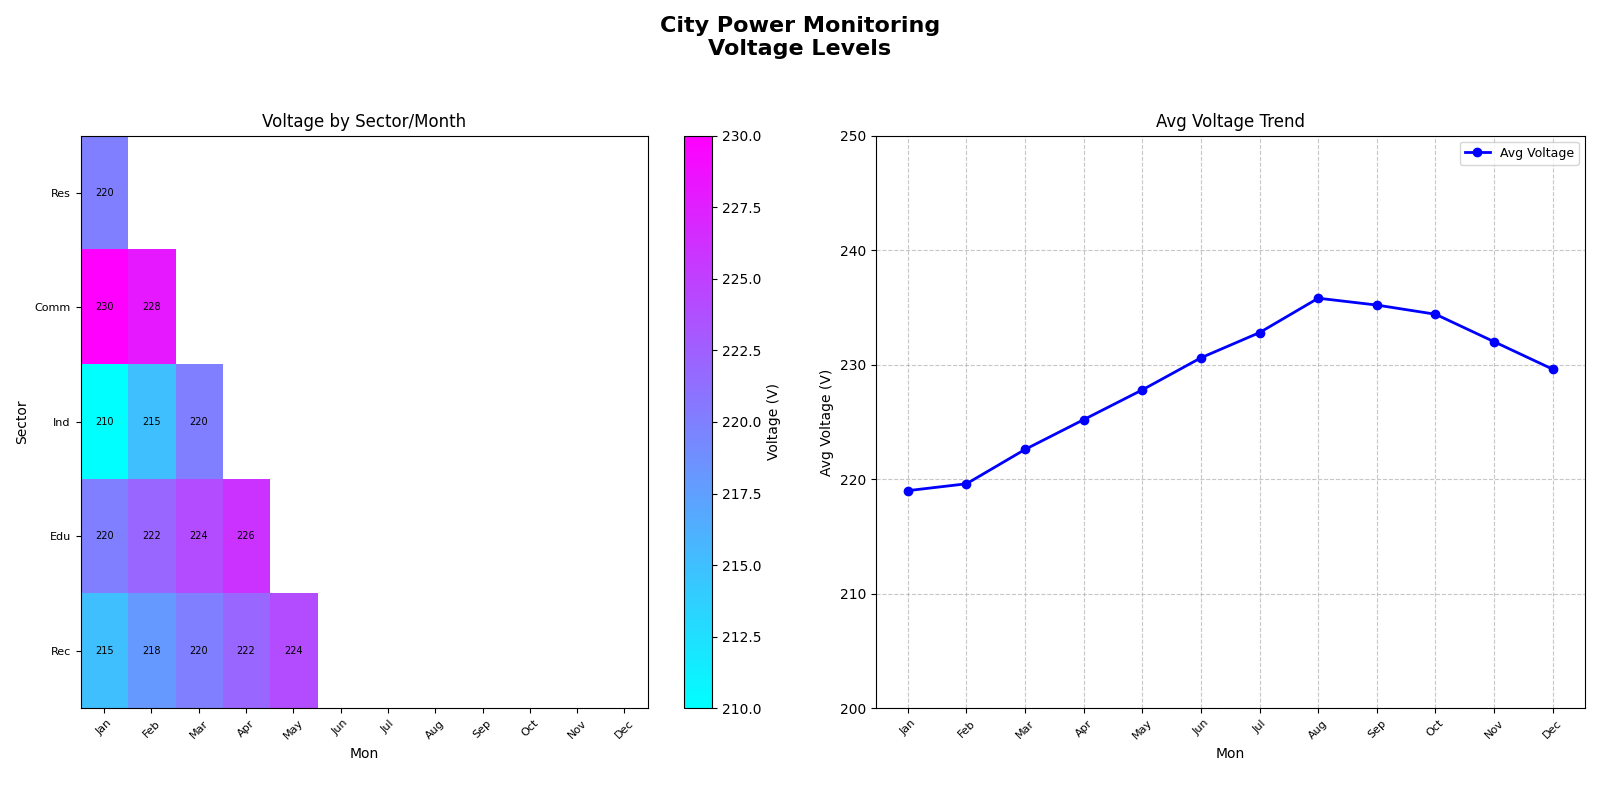

Generate this figure with Python:
import matplotlib.pyplot as plt
import numpy as np

sectors = ['Res', 'Comm', 'Ind', 'Edu', 'Rec']
months = ['Jan', 'Feb', 'Mar', 'Apr', 'May', 'Jun', 'Jul', 'Aug', 'Sep', 'Oct', 'Nov', 'Dec']

voltage_levels = np.array([
    [220, 215, 218, 220, 222, 224, 225, 230, 229, 228, 226, 225],
    [230, 228, 231, 233, 235, 238, 239, 240, 238, 237, 236, 234],
    [210, 215, 220, 225, 230, 235, 240, 245, 248, 250, 245, 240],
    [220, 222, 224, 226, 228, 230, 232, 234, 233, 231, 229, 227],
    [215, 218, 220, 222, 224, 226, 228, 230, 228, 226, 224, 222]
])

average_voltage = np.mean(voltage_levels, axis=0)

mask = np.tril(np.ones_like(voltage_levels, dtype=bool))

fig, axes = plt.subplots(nrows=1, ncols=2, figsize=(16, 8))
fig.suptitle('City Power Monitoring\nVoltage Levels', fontsize=16, fontweight='bold')

heatmap = axes[0].imshow(np.ma.masked_array(voltage_levels, mask=~mask), cmap='cool', aspect='auto', interpolation='nearest')
cbar = fig.colorbar(heatmap, ax=axes[0])
cbar.set_label('Voltage (V)', fontsize=10)

axes[0].set_title('Voltage by Sector/Month', fontsize=12)
axes[0].set_xlabel('Mon', fontsize=10)
axes[0].set_ylabel('Sector', fontsize=10)
axes[0].set_xticks(np.arange(len(months)))
axes[0].set_xticklabels(months, fontsize=8, rotation=45)
axes[0].set_yticks(np.arange(len(sectors)))
axes[0].set_yticklabels(sectors, fontsize=8)

for i in range(len(sectors)):
    for j in range(len(months)):
        if i >= j:
            axes[0].text(j, i, f"{voltage_levels[i, j]}", ha='center', va='center', color='black', fontsize=7)

axes[1].plot(months, average_voltage, marker='o', color='blue', linewidth=2, label='Avg Voltage')
axes[1].set_title('Avg Voltage Trend', fontsize=12)
axes[1].set_xlabel('Mon', fontsize=10)
axes[1].set_ylabel('Avg Voltage (V)', fontsize=10)
axes[1].set_xticks(np.arange(len(months)))
axes[1].set_xticklabels(months, fontsize=8, rotation=45)
axes[1].grid(True, linestyle='--', alpha=0.7)
axes[1].legend(fontsize=9)
axes[1].set_ylim(200, 250)

plt.tight_layout(rect=[0, 0.03, 1, 0.95])
plt.show()
